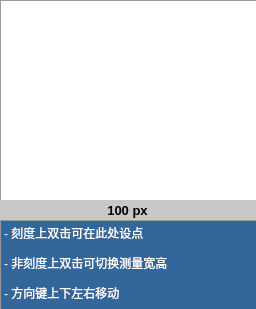
<?xml version="1.0" encoding="UTF-8"?>
<ui version="4.0">
 <class>scalePreview</class>
 <widget class="QWidget" name="scalePreview">
  <property name="geometry">
   <rect>
    <x>0</x>
    <y>0</y>
    <width>256</width>
    <height>309</height>
   </rect>
  </property>
  <property name="minimumSize">
   <size>
    <width>256</width>
    <height>309</height>
   </size>
  </property>
  <property name="maximumSize">
   <size>
    <width>256</width>
    <height>309</height>
   </size>
  </property>
  <property name="windowTitle">
   <string>Form</string>
  </property>
  <property name="windowIcon">
   <iconset>
    <disabledoff>:/app.ico</disabledoff>
   </iconset>
  </property>
  <widget class="MyQLabel" name="preLabel">
   <property name="geometry">
    <rect>
     <x>0</x>
     <y>0</y>
     <width>256</width>
     <height>200</height>
    </rect>
   </property>
   <property name="styleSheet">
    <string notr="true">background-color: rgb(255, 255, 255);
border-top:1px solid #999999;
border-left:1px solid #999999;
border-rightp:1px solid #999999;
</string>
   </property>
   <property name="text">
    <string/>
   </property>
  </widget>
  <widget class="QLabel" name="valuelabel">
   <property name="geometry">
    <rect>
     <x>-8</x>
     <y>200</y>
     <width>271</width>
     <height>21</height>
    </rect>
   </property>
   <property name="styleSheet">
    <string notr="true">background-color: rgb(200, 200, 200);</string>
   </property>
   <property name="text">
    <string>&lt;html&gt;&lt;head/&gt;&lt;body&gt;&lt;p&gt;&lt;span style=&quot; font-size:10pt; font-weight:600;&quot;&gt;100 px&lt;/span&gt;&lt;/p&gt;&lt;/body&gt;&lt;/html&gt;</string>
   </property>
   <property name="alignment">
    <set>Qt::AlignCenter</set>
   </property>
  </widget>
  <widget class="QLabel" name="label_3">
   <property name="geometry">
    <rect>
     <x>0</x>
     <y>220</y>
     <width>261</width>
     <height>91</height>
    </rect>
   </property>
   <property name="styleSheet">
    <string notr="true">background-color: rgb(51, 103, 155);
border:1px solid #999999;</string>
   </property>
   <property name="text">
    <string>&lt;html&gt;&lt;head/&gt;&lt;body&gt;&lt;p&gt;&lt;span style=&quot; color:#ffffff;&quot;&gt;- 刻度上双击可在此处设点&lt;/span&gt;&lt;/p&gt;&lt;p&gt;&lt;span style=&quot; color:#ffffff;&quot;&gt;- 非刻度上双击可切换测量宽高&lt;/span&gt;&lt;/p&gt;&lt;p&gt;&lt;span style=&quot; color:#ffffff;&quot;&gt;- 方向键上下左右移动&lt;/span&gt;&lt;/p&gt;&lt;/body&gt;&lt;/html&gt;</string>
   </property>
   <property name="alignment">
    <set>Qt::AlignLeading|Qt::AlignLeft|Qt::AlignTop</set>
   </property>
   <property name="margin">
    <number>10</number>
   </property>
  </widget>
 </widget>
 <customwidgets>
  <customwidget>
   <class>MyQLabel</class>
   <extends>QLabel</extends>
   <header>myqlabel.h</header>
  </customwidget>
 </customwidgets>
 <resources/>
 <connections/>
</ui>
